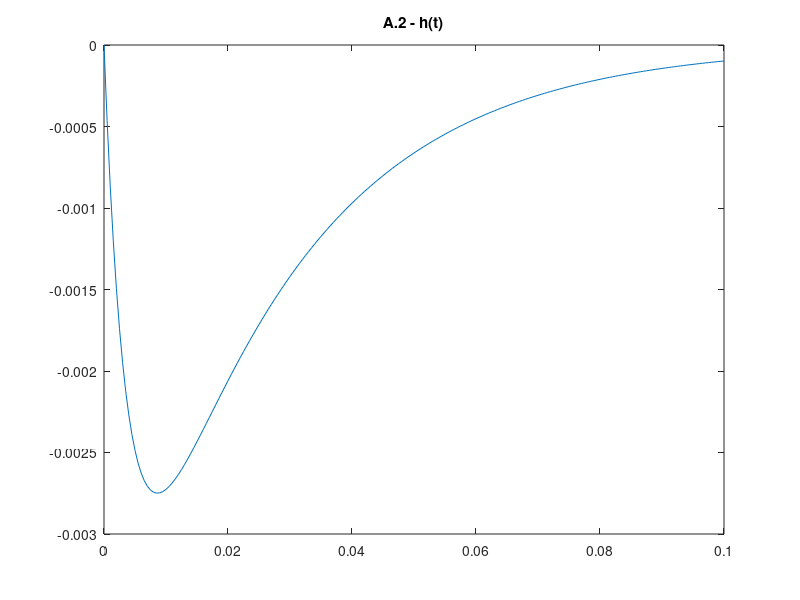

Source code (MATLAB): (Note: this script raises an error after producing the figure.)
%% A.1

% 3x 10k resistors
R = [1e4, 1e4, 1e4];
% 2x 1uF capacitors
C = [1e-6, 1e-6]; 

% Characteristic Equation
A1 = [1, (1/R(1)+1/R(2)+1/R(3))/C(2), 1/(R(1)*R(2)*C(1)*C(2))];

% Find roots (lambda)
lambda = roots(A1) 

% Find coefficients a0, a1, and a2
poly(lambda)

%% A.2

t = 0:0.0005:0.1;
u = @(t) 1.0 * (t >= 0);

% y(t) =  c1e^(λ1t) + c2e^(λ2t) = 0
% y(0) => c1e^(λ1(0)) + c2e^(λ2(0)) = 0
%         c1e^(0) + c2e^(0) = 0
%         c1 + c2 = 0 (Equation 1)

% y'(t) =  λ1c1e^(λ1t) + λ2c2e^(λ2t), λ1 = -261.8034, λ2 = -38.1966
% y'(0) => (-261.8034)c1e^((-261.8034)(0)) + (-38.1966)c2e^((-38.1966)(0)) = 1
%          (-261.8034)c1e^(0) + (-38.1966)c2e^(0) = 1
%          -261.8034c1 - 38.1966c2 = 1 (Equation 2)

% Rewrite equation 1:
% Equation 1 => c1 + c2 = 0
%               c1 = -c2 (Equation 3)

% Sub equation 3 into equation 2:
% -261.8034c1 + 38.1966c1 = 1
% -223.6068c1 = 1
% c1 = 1 / -223.6068 = -4.47e-3
% c2 = -c1 = 4.47e-3

c1 = 1 ./ (lambda(2) - lambda(1))
c2 = -1 .* c1

h = @(t) (c1 .* exp(lambda(1) .* t) + c2 .* exp(lambda(2) .* t)) .* (u(t));

plot(t, h(t)); % Plot second order impulse response
title('A.2 - h(t)')

%% A.3

% <include>CH2MP2.m</include>
% Use function M-file
lambda = CH2MP2([1e4, 1e4, 1e4],[1e-9, 1e-6]) 

%% B.1

figure(1) % Create figure window and make visible on screen
u = @(t) 1.0 * (t >= 0);
x = @(t) 1.5 * (u(t) -u(t - 1.5)) - u(t - 2) + u(t - 2.5);
h = @(t) 1.5 * sin(pi * t) .* (u(t) - u(t - 1));
dtau = 0.005; tau = -1:dtau:10.5;
ti = 0; tvec = -1:0.1:10;
y = NaN*zeros(1,length(tvec)); % Pre-allocate memory
for t = tvec,
    ti = ti+1; % Time index
    xh = x(t-tau).*h(tau); 
    lxh = length(xh);
    y(ti) = sum(xh.*dtau); % Trapezoidal approximation of convolution integral
    subplot(2,1,1),plot(tau,h(tau),"k-",tau,x(t-tau),"k--",t,0,"ok");
    axis([tau(1) tau(end) -2.0 2.5]);
    patch([tau(1:end-1);tau(1:end-1);tau(2:end);tau(2:end)],...
        [zeros(1,lxh-1);xh(1:end-1);xh(2:end);zeros(1,lxh-1)],...
        [.8 .8 .8],"edgecolor","none");
    xlabel("\tau"); title("h(\tau) [solid], x(t-\tau) [dashed], h(\tau)x(t-\tau) [gray]");
    c = get(gca,'children'); set(gca,'children',[c(2);c(3);c(4);c(1)]);
    subplot(2,1,2),plot(tvec,y,"k",tvec(ti),y(ti),"ok");
    xlabel("t"); ylabel("y(t) = \int h(\tau)x(t-\tau) d\tau");
    axis([tau(1) tau(end) -1.0 2.0]); grid;
    pause;
end

%% B.2

figure(1) % Create figure window and make visible on screen
u = @(t) 1.0 * (t>= 0);
x = @(t) u(t) - u(t - 2);
h = @(t) (t + 1) .* (u(t + 1) - u(t));
dtau = 0.005; tau = -1:dtau:10.5;
ti = 0; tvec = -1:0.1:10;
y = NaN*zeros(1,length(tvec)); % Pre-allocate memory
for t = tvec,
    ti = ti+1; % Time index
    xh = x(t-tau).*h(tau); 
    lxh = length(xh);
    y(ti) = sum(xh.*dtau); % Trapezoidal approximation of convolution integral
    subplot(2,1,1),plot(tau,h(tau),"k-",tau,x(t-tau),"k--",t,0,"ok");
    axis([tau(1) tau(end) -2.0 2.5]);
    patch([tau(1:end-1);tau(1:end-1);tau(2:end);tau(2:end)],...
        [zeros(1,lxh-1);xh(1:end-1);xh(2:end);zeros(1,lxh-1)],...
        [.8 .8 .8],"edgecolor","none");
    xlabel("\tau"); title("h(\tau) [solid], x(t-\tau) [dashed], h(\tau)x(t-\tau) [gray]");
    c = get(gca,'children'); set(gca,'children',[c(2);c(3);c(4);c(1)]);
    subplot(2,1,2),plot(tvec,y,"k",tvec(ti),y(ti),"ok");
    xlabel("t"); ylabel("y(t) = \int h(\tau)x(t-\tau) d\tau");
    axis([tau(1) tau(end) -1.0 2.0]); grid;
    pause;
end

%% B.3.1

figure(1) % Create figure window and make visible on screen
A = 1.0;
B = 2.0;
u = @(t) 1.0 * (t >= 0);
x = @(t) A * (u(t - 4) - u(t - 6));
h = @(t) B * (u(t + 5) - u(t + 4));
dtau = 0.005; tau = -6:dtau:2.5;
ti = 0; tvec = -5:0.1:5;
y = NaN*zeros(1,length(tvec)); % Pre-allocate memory
for t = tvec,
    ti = ti+1; % Time index
    xh = x(t-tau).*h(tau); 
    lxh = length(xh);
    y(ti) = sum(xh.*dtau); % Trapezoidal approximation of convolution integral
    subplot(2,1,1),plot(tau,h(tau),"k-",tau,x(t-tau),"k--",t,0,"ok");
    axis([tau(1) tau(end) -2.0 2.5]);
    patch([tau(1:end-1);tau(1:end-1);tau(2:end);tau(2:end)],...
        [zeros(1,lxh-1);xh(1:end-1);xh(2:end);zeros(1,lxh-1)],...
        [.8 .8 .8],"edgecolor","none");
    xlabel("\tau"); title("h(\tau) [solid], x(t-\tau) [dashed], h(\tau)x(t-\tau) [gray]");
    c = get(gca,'children'); set(gca,'children',[c(2);c(3);c(4);c(1)]);
    subplot(2,1,2),plot(tvec,y,"k",tvec(ti),y(ti),"ok");
    xlabel("t"); ylabel("y(t) = \int h(\tau)x(t-\tau) d\tau");
    axis([tau(1) tau(end) -1.0 2.0]); grid;
    pause;
end

%% B.3.2

figure(1) % Create figure window and make visible on screen
A = 1.0;
B = 2.0;
u = @(t) 1.0 * (t >= 0);
x = @(t) A * (u(t - 3) - u(t - 5));
h = @(t) B * (u(t + 5) - u(t + 3));
dtau = 0.005; tau = -6:dtau:2.5;
ti = 0; tvec = -5:0.1:5;
y = NaN*zeros(1,length(tvec)); % Pre-allocate memory
for t = tvec,
    ti = ti+1; % Time index
    xh = x(t-tau).*h(tau); 
    lxh = length(xh);
    y(ti) = sum(xh.*dtau); % Trapezoidal approximation of convolution integral
    subplot(2,1,1),plot(tau,h(tau),"k-",tau,x(t-tau),"k--",t,0,"ok");
    axis([tau(1) tau(end) -2.0 2.5]);
    patch([tau(1:end-1);tau(1:end-1);tau(2:end);tau(2:end)],...
        [zeros(1,lxh-1);xh(1:end-1);xh(2:end);zeros(1,lxh-1)],...
        [.8 .8 .8],"edgecolor","none");
    xlabel("\tau"); title("h(\tau) [solid], x(t-\tau) [dashed], h(\tau)x(t-\tau) [gray]");
    c = get(gca,'children'); set(gca,'children',[c(2);c(3);c(4);c(1)]);
    subplot(2,1,2),plot(tvec,y,"k",tvec(ti),y(ti),"ok");
    xlabel("t"); ylabel("y(t) = \int h(\tau)x(t-\tau) d\tau");
    axis([tau(1) tau(end) -1.0 2.0]); grid;
    pause;
end

%% B.3.3

figure(1) % Create figure window and make visible on screen
A = 1.0;
B = 2.0;
u = @(t) 1.0 * (t >= 0);
x = @(t) exp(t) .* (u(t + 2) - u(t));
h = @(t) exp(-2 * t) .* (u(t) - u(t - 1));
dtau = 0.005; tau = -6:dtau:2.5;
ti = 0; tvec = -5:0.1:5;
y = NaN*zeros(1,length(tvec)); % Pre-allocate memory
for t = tvec,
    ti = ti+1; % Time index
    xh = x(t-tau).*h(tau); 
    lxh = length(xh);
    y(ti) = sum(xh.*dtau); % Trapezoidal approximation of convolution integral
    subplot(2,1,1),plot(tau,h(tau),"k-",tau,x(t-tau),"k--",t,0,"ok");
    axis([tau(1) tau(end) -2.0 2.5]);
    patch([tau(1:end-1);tau(1:end-1);tau(2:end);tau(2:end)],...
        [zeros(1,lxh-1);xh(1:end-1);xh(2:end);zeros(1,lxh-1)],...
        [.8 .8 .8],"edgecolor","none");
    xlabel("\tau"); title("h(\tau) [solid], x(t-\tau) [dashed], h(\tau)x(t-\tau) [gray]");
    c = get(gca,'children'); set(gca,'children',[c(2);c(3);c(4);c(1)]);
    subplot(2,1,2),plot(tvec,y,"k",tvec(ti),y(ti),"ok");
    xlabel("t"); ylabel("y(t) = \int h(\tau)x(t-\tau) d\tau");
    axis([tau(1) tau(end) -1.0 2.0]); grid;
    pause;
end
figure;

%% C.1

%Period
t = -1:0.001:5;
% Functions
u = @(t) 1.0.* (t>=0);
h1 = @(t) exp(t/5).*u(t);
h2 = @(t) 4*exp(-t/5).*u(t);
h3 = @(t) 4*exp(-t).*u(t);
h4 = @(t) 4*(exp(-t/5) - exp(-t)).*u(t);

%Plot
plot(t,h1(t));
hold on;
plot(t,h2(t));
plot(t,h3(t));
plot(t,h4(t));
xlabel("t");
ylabel("h(t)");
title("C.1");
grid;
legend("h1(t)", "h2(t)", "h3(t)", "h4(t)"); 
hold off;

%% C.2

% 1/5
% -1/5
% -1
% -1/5, -1
% These values can be found just by looking at the exponents of e in each
% of the functions.

%% C.3 (h1)
u = @(t) 1.0 .* (t >= 0);
x = @(t) sin(5 .* t) .* (u(t) - u(t - 3));
h = @(t) exp(t / 5) .* (u(t) - u(t - 20));

dtau = 0.005;
tau = 0:dtau:20;
ti = 0;
tvec = 0:0.1:20;
y = NaN*zeros(1,length(tvec));

for t = tvec,
    ti = ti+1;
    xh = x(t-tau).*h(tau);
    lxh = length(xh);
    y(ti) = sum(xh.*dtau);
    subplot(2,1,1),plot(tau,h(tau),"k-",tau,x(t-tau),"k--",t,0,"ok");
    axis([tau(1) tau(end) -2.0 2.5]);
    patch([tau(1:end-1);tau(1:end-1);tau(2:end);tau(2:end)],...
        [zeros(1,lxh-1);xh(1:end-1);xh(2:end);zeros(1,lxh-1)],...
        [.8 .8 .8],"edgecolor","none");
    xlabel("\tau"); title("h(\tau) [solid], x(t-\tau) [dashed], h(\tau)x(t-\tau) [gray]");
    c = get(gca,'children'); set(gca,'children',[c(2);c(3);c(4);c(1)]);
    subplot(2,1,2),plot(tvec,y,"k",tvec(ti),y(ti),"ok");
    xlabel("t"); ylabel("y(t) = \int h(\tau)x(t-\tau) d\tau");
    axis([tau(1) tau(end) -1.0 2.0]); grid;
    drawnow;
end

%% C.3 (h2)
u = @(t) 1.0 .*(t >= 0);
x = @(t) sin(5 .* t) .* (u(t) - u(t - 3));
h = @(t) 4 .* (exp(-t / 5)) .* (u(t) - u(t - 20));

dtau = 0.005;
tau = 0:dtau:20;
ti = 0;
tvec = 0:0.1:20;
y = NaN*zeros(1,length(tvec));

for t = tvec,
    ti = ti+1;
    xh = x(t-tau).*h(tau);
    lxh = length(xh);
    y(ti) = sum(xh.*dtau);
    subplot(2,1,1),plot(tau,h(tau),"k-",tau,x(t-tau),"k--",t,0,"ok");
    axis([tau(1) tau(end) -2.0 2.5]);
    patch([tau(1:end-1);tau(1:end-1);tau(2:end);tau(2:end)],...
        [zeros(1,lxh-1);xh(1:end-1);xh(2:end);zeros(1,lxh-1)],...
        [.8 .8 .8],"edgecolor","none");
    xlabel("\tau"); title("h(\tau) [solid], x(t-\tau) [dashed], h(\tau)x(t-\tau) [gray]");
    c = get(gca,'children'); set(gca,'children',[c(2);c(3);c(4);c(1)]);
    subplot(2,1,2),plot(tvec,y,"k",tvec(ti),y(ti),"ok");
    xlabel("t"); ylabel("y(t) = \int h(\tau)x(t-\tau) d\tau");
    axis([tau(1) tau(end) -1.0 2.0]); grid;
    drawnow;
end
%% C.3 (h3)
u = @(t) 1.0 .* (t >= 0);
x = @(t) sin(5 .* t) .* (u(t) - u(t - 3));
h = @(t) 4 .* (exp(-t)) .* (u(t) - u(t - 20));

dtau = 0.005;
tau = 0:dtau:20;
ti = 0;
tvec = 0:0.1:20;
y = NaN*zeros(1,length(tvec));

for t = tvec,
    ti = ti+1;
    xh = x(t-tau).*h(tau);
    lxh = length(xh);
    y(ti) = sum(xh.*dtau);
    subplot(2,1,1),plot(tau,h(tau),"k-",tau,x(t-tau),"k--",t,0,"ok");
    axis([tau(1) tau(end) -2.0 2.5]);
    patch([tau(1:end-1);tau(1:end-1);tau(2:end);tau(2:end)],...
        [zeros(1,lxh-1);xh(1:end-1);xh(2:end);zeros(1,lxh-1)],...
        [.8 .8 .8],"edgecolor","none");
    xlabel("\tau"); title("h(\tau) [solid], x(t-\tau) [dashed], h(\tau)x(t-\tau) [gray]");
    c = get(gca,'children'); set(gca,'children',[c(2);c(3);c(4);c(1)]);
    subplot(2,1,2),plot(tvec,y,"k",tvec(ti),y(ti),"ok");
    xlabel("t"); ylabel("y(t) = \int h(\tau)x(t-\tau) d\tau");
    axis([tau(1) tau(end) -1.0 2.0]); grid;
    drawnow;
end

%% C.3 (h4)
u = @(t) 1.0 .* (t >= 0);
x = @(t) sin(5 .* t) .* (u(t) - u(t - 3));
h = @(t) 4 .* (exp(-t / 5) - exp(-t)) .* (u(t) - u(t - 20));

dtau = 0.005;
tau = 0:dtau:20;
ti = 0;
tvec = 0:0.1:20;
y = NaN*zeros(1,length(tvec));

for t = tvec,
    ti = ti+1;
    xh = x(t-tau).*h(tau);
    lxh = length(xh);
    y(ti) = sum(xh.*dtau);
    subplot(2,1,1),plot(tau,h(tau),"k-",tau,x(t-tau),"k--",t,0,"ok");
    axis([tau(1) tau(end) -2.0 2.5]);
    patch([tau(1:end-1);tau(1:end-1);tau(2:end);tau(2:end)],...
        [zeros(1,lxh-1);xh(1:end-1);xh(2:end);zeros(1,lxh-1)],...
        [.8 .8 .8],"edgecolor","none");
    xlabel("\tau"); title("h(\tau) [solid], x(t-\tau) [dashed], h(\tau)x(t-\tau) [gray]");
    c = get(gca,'children'); set(gca,'children',[c(2);c(3);c(4);c(1)]);
    subplot(2,1,2),plot(tvec,y,"k",tvec(ti),y(ti),"ok");
    xlabel("t"); ylabel("y(t) = \int h(\tau)x(t-\tau) d\tau");
    axis([tau(1) tau(end) -1.0 2.0]); grid;
    drawnow;
end